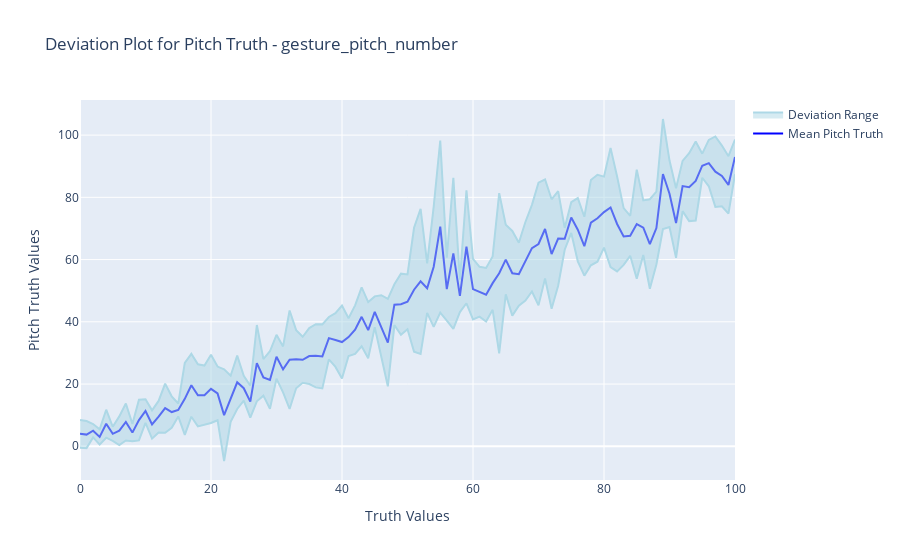
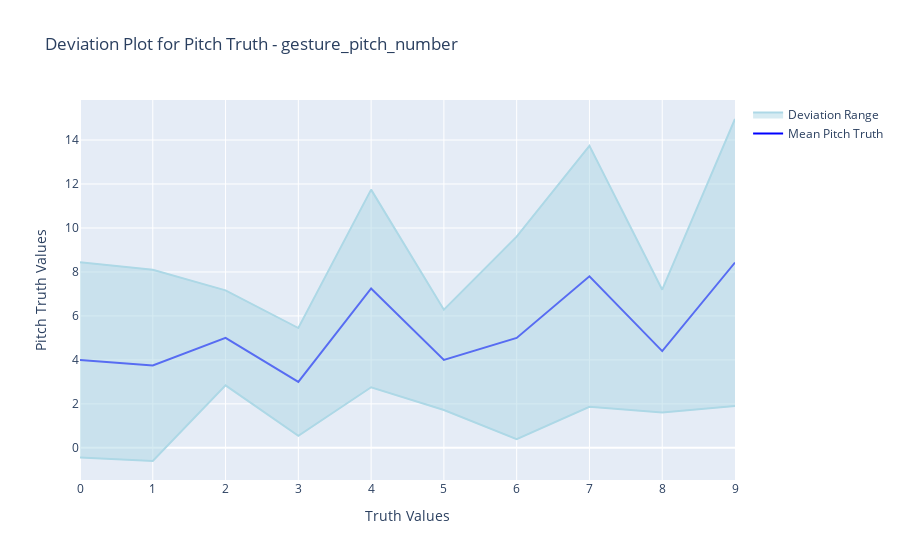
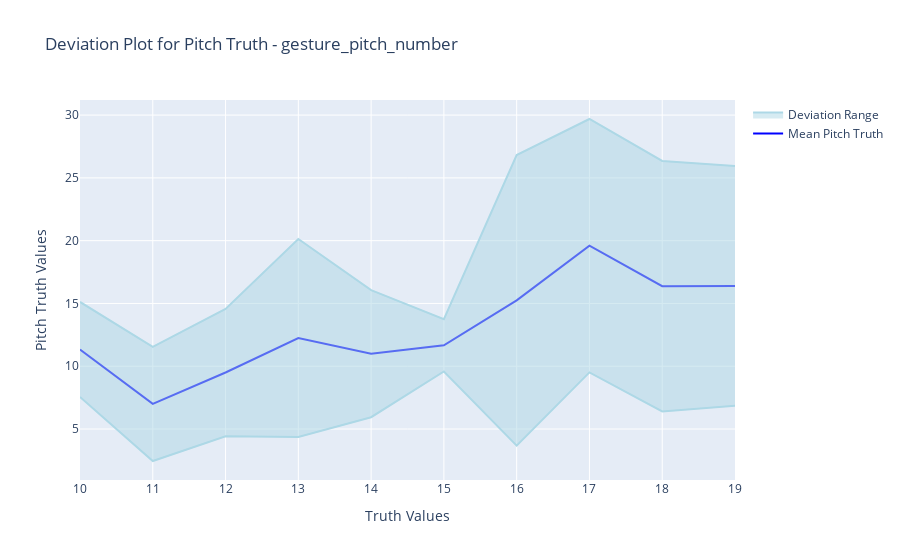
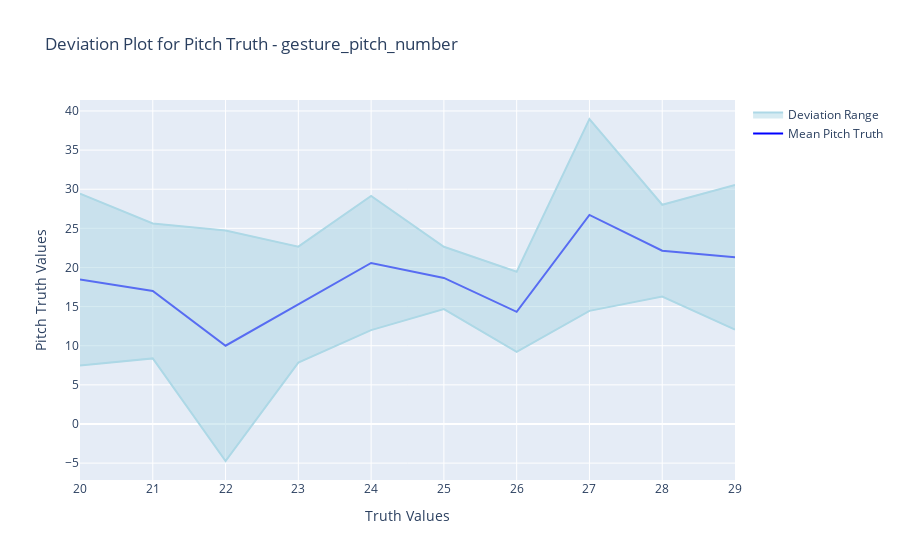

Notebook cell for these charts, in order:
### Code cell
def create_deviation_plots(truth_values, experiment_type, truth_type):
    filtered_df = df[(df['experiment_type'] == experiment_type) & 
                     (df['truth'].isin(truth_values)) & 
                     (df['inputType'] == truth_type["input_type"])]

    mean_truth = filtered_df.groupby("truth")[truth_type["truth"]].mean().reset_index()
    std_truth = filtered_df.groupby("truth")[truth_type["truth"]].std().reset_index()

    mean_std_df = pd.merge(mean_truth, std_truth, on="truth", suffixes=('_mean', '_std'))
    
    # Have to fill NaNs with zeroes, needed if one or more truths only have one reading
    mean_std_df[f'{truth_type["truth"]}_std'] = mean_std_df[f'{truth_type["truth"]}_std'].fillna(0)
    mean_std_df[f'{truth_type["truth"]}_std'] = mean_std_df[f'{truth_type["truth"]}_std'].abs()
    
    fig = go.Figure()
    fig.add_trace(go.Scatter(
        x=mean_std_df["truth"], y=mean_std_df[f'{truth_type["truth"]}_mean'],
        mode='lines', line=dict(color='blue'), name=f'Mean {truth_type["label"]}'
    ))

    upper_bound = mean_std_df[f'{truth_type["truth"]}_mean'] + mean_std_df[f'{truth_type["truth"]}_std']
    lower_bound = mean_std_df[f'{truth_type["truth"]}_mean'] - mean_std_df[f'{truth_type["truth"]}_std']
    
    fig.add_trace(go.Scatter(
        x=mean_std_df["truth"], y=upper_bound,
        fill=None, mode='lines', line=dict(color='lightblue'), name='Upper Deviation Range', showlegend=False
    ))
    fig.add_trace(go.Scatter(
        x=mean_std_df["truth"], y=lower_bound,
        fill='tonexty', mode='lines', line=dict(color='lightblue'), name='Deviation Range'
    ))

    fig.update_layout(
        title=f"Deviation Plot for {truth_type['label']} - {experiment_type}",
        xaxis_title="Truth Values",
        yaxis_title=f"{truth_type['label']} Values",
        hovermode="x"
    )

    fig.show()
    
create_deviation_plots([i for i in range(0, 101)], "gesture_pitch_number", experiment_truth_type["gesture_pitch_number"])
    
for batch in truth_value_batches_100:
    create_deviation_plots(batch, "gesture_pitch_number", experiment_truth_type["gesture_pitch_number"])
    
create_deviation_plots([i for i in range(0, 50)], "gesture_pitch_greyscale", experiment_truth_type["gesture_pitch_greyscale"])

for batch in truth_value_batches_49:
    create_deviation_plots(batch, "gesture_pitch_greyscale", experiment_truth_type["gesture_pitch_greyscale"])
    
create_deviation_plots([i for i in range(0, 101)], "gesture_roll_number", experiment_truth_type["gesture_roll_number"])

for batch in truth_value_batches_100:
    create_deviation_plots(batch, "gesture_roll_number", experiment_truth_type["gesture_roll_number"])

create_deviation_plots([i for i in range(0, 50)], "gesture_roll_greyscale", experiment_truth_type["gesture_roll_greyscale"])

for batch in truth_value_batches_49:
    create_deviation_plots(batch, "gesture_roll_greyscale", experiment_truth_type["gesture_roll_greyscale"])
 
create_deviation_plots([i for i in range(0, 101)], "slider_number", experiment_truth_type["slider_number"])
    
for batch in truth_value_batches_100:
    create_deviation_plots(batch, "slider_number", experiment_truth_type["slider_number"])

create_deviation_plots([i for i in range(0, 50)], "slider_greyscale", experiment_truth_type["slider_greyscale"])

for batch in truth_value_batches_49:
    create_deviation_plots(batch, "slider_greyscale", experiment_truth_type["slider_greyscale"])

### Figure 1 — Plotly figure (JSON) as saved in the notebook; plotly's stock layout.template omitted (floating-point values rounded to 4 significant figures)
{"data": [{"line": {"color": "blue"}, "mode": "lines", "name": "Mean Pitch Truth", "type": "scatter", "x": [0, 1, 2, 3, 4, 5, 6, 7, 8, 9, 10, 11, 12, 13, 14, 15, 16, 17, 18, 19, 20, 21, 22, 23, 24, 25, 26, 27, 28, 29, 30, 31, 32, 33, 34, 35, 36, 37, 38, 39, 40, 41, 42, 43, 44, 45, 46, 47, 48, 49, 50, 51, 52, 53, 54, 55, 56, 57, 58, 59, 60, 61, 62, 63, 64, 65, 66, 67, 68, 69, 70, 71, 72, 73, 74, 75, 76, 77, 78, 79, 80, 81, 82, 83, 84, 85, 86, 87, 88, 89, 90, 91, 92, 93, 94, 95, 96, 97, 98, 99, 100], "y": [4, 3.75, 5, 3, 7.25, 4, 5, 7.8, 4.4, 8.429, 11.33, 7, 9.5, 12.25, 11, 11.67, 15.25, 19.6, 16.38, 16.4, 18.45, 17, 10, 15.25, 20.57, 18.67, 14.33, 26.71, 22.14, 21.3, 28.75, 24.71, 27.8, 28, 27.8, 29, 29.08, 28.88, 34.75, 34.14, 33.5, 35.08, 37.5, 41.6, 37.33, 43.2, 38.5, 33.33, 45.5, 45.67, 46.43, 50.3, 53, 50.8, 57.7, 70.6, 50.5, 62, 48.33, 64.12, 50.5, 49.67, 48.71, 52.43, 55.6, 60, 55.6, 55.29, 59.44, 63.67, 65, 69.83, 61.78, 66.78, 66.67, 73.5, 69.6, 64.29, 71.86, 73.29, 75.25, 76.75, 71.44, 67.4, 67.62, 71.4, 70.25, 65, 70.14, 87.5, 81.14, 71.75, 83.64, 83.29, 85.25, 90.17, 91, 88.25, 86.89, 84, 93]}, {"line": {"color": "lightblue"}, "mode": "lines", "name": "Upper Deviation Range", "showlegend": false, "type": "scatter", "x": [0, 1, 2, 3, 4, 5, 6, 7, 8, 9, 10, 11, 12, 13, 14, 15, 16, 17, 18, 19, 20, 21, 22, 23, 24, 25, 26, 27, 28, 29, 30, 31, 32, 33, 34, 35, 36, 37, 38, 39, 40, 41, 42, 43, 44, 45, 46, 47, 48, 49, 50, 51, 52, 53, 54, 55, 56, 57, 58, 59, 60, 61, 62, 63, 64, 65, 66, 67, 68, 69, 70, 71, 72, 73, 74, 75, 76, 77, 78, 79, 80, 81, 82, 83, 84, 85, 86, 87, 88, 89, 90, 91, 92, 93, 94, 95, 96, 97, 98, 99, 100], "y": [8.444, 8.099, 7.16, 5.449, 11.74, 6.28, 9.604, 13.73, 7.193, 14.96, 15.12, 11.55, 14.57, 20.14, 16.06, 13.75, 26.82, 29.69, 26.35, 25.96, 29.44, 25.62, 24.73, 22.66, 29.15, 22.65, 19.46, 38.97, 28.01, 30.54, 35.82, 32.1, 43.62, 37.34, 35.2, 37.98, 39.24, 39.18, 41.55, 42.77, 45.24, 41.14, 45.29, 51.05, 46.35, 48.17, 48.55, 47.38, 52.06, 55.48, 55.24, 70.22, 76.31, 58.75, 77.02, 98.27, 60.59, 86.3, 53.54, 82.29, 60.25, 57.69, 57.31, 61.01, 81.34, 71.2, 69.21, 65.41, 72.08, 77.59, 84.72, 85.74, 79.38, 81.98, 70.17, 78.45, 79.76, 73.75, 85.56, 87.25, 86.66, 95.91, 86.69, 76.53, 74.04, 88.92, 79.01, 79.38, 81.84, 105.2, 91.83, 82.93, 91.71, 94.21, 97.95, 94.04, 98.46, 99.57, 96.64, 93.23, 98.57]}, {"fill": "tonexty", "line": {"color": "lightblue"}, "mode": "lines", "name": "Deviation Range", "type": "scatter", "x": [0, 1, 2, 3, 4, 5, 6, 7, 8, 9, 10, 11, 12, 13, 14, 15, 16, 17, 18, 19, 20, 21, 22, 23, 24, 25, 26, 27, 28, 29, 30, 31, 32, 33, 34, 35, 36, 37, 38, 39, 40, 41, 42, 43, 44, 45, 46, 47, 48, 49, 50, 51, 52, 53, 54, 55, 56, 57, 58, 59, 60, 61, 62, 63, 64, 65, 66, 67, 68, 69, 70, 71, 72, 73, 74, 75, 76, 77, 78, 79, 80, 81, 82, 83, 84, 85, 86, 87, 88, 89, 90, 91, 92, 93, 94, 95, 96, 97, 98, 99, 100], "y": [-0.4441, -0.5993, 2.84, 0.5505, 2.755, 1.72, 0.3957, 1.867, 1.607, 1.9, 7.547, 2.454, 4.429, 4.36, 5.94, 9.585, 3.677, 9.51, 6.405, 6.845, 7.469, 8.378, -4.731, 7.839, 11.99, 14.68, 9.202, 14.46, 16.27, 12.06, 21.68, 17.33, 11.98, 18.66, 20.4, 20.02, 18.93, 18.57, 27.95, 25.51, 21.76, 29.03, 29.71, 32.15, 28.31, 38.23, 28.45, 19.29, 38.94, 35.85, 37.62, 30.38, 29.69, 42.85, 38.38, 42.93, 40.41, 37.7, 43.13, 45.96, 40.75, 41.65, 40.12, 43.85, 29.86, 48.8, 41.99, 45.16, 46.8, 49.74, 45.28, 53.93, 44.17, 51.57, 63.16, 68.55, 59.44, 54.82, 58.15, 59.32, 63.84, 57.59, 56.2, 58.27, 61.21, 53.88, 61.49, 50.62, 58.45, 69.82, 70.46, 60.57, 75.56, 72.37, 72.55, 86.3, 83.54, 76.93, 77.14, 74.77, 87.43]}], "layout": {"hovermode": "x", "title": {"text": "Deviation Plot for Pitch Truth - gesture_pitch_number"}, "xaxis": {"title": {"text": "Truth Values"}}, "yaxis": {"title": {"text": "Pitch Truth Values"}}}}

### Figure 2 — Plotly figure (JSON) as saved in the notebook; plotly's stock layout.template omitted (floating-point values rounded to 4 significant figures)
{"data": [{"line": {"color": "blue"}, "mode": "lines", "name": "Mean Pitch Truth", "type": "scatter", "x": [0, 1, 2, 3, 4, 5, 6, 7, 8, 9], "y": [4, 3.75, 5, 3, 7.25, 4, 5, 7.8, 4.4, 8.429]}, {"line": {"color": "lightblue"}, "mode": "lines", "name": "Upper Deviation Range", "showlegend": false, "type": "scatter", "x": [0, 1, 2, 3, 4, 5, 6, 7, 8, 9], "y": [8.444, 8.099, 7.16, 5.449, 11.74, 6.28, 9.604, 13.73, 7.193, 14.96]}, {"fill": "tonexty", "line": {"color": "lightblue"}, "mode": "lines", "name": "Deviation Range", "type": "scatter", "x": [0, 1, 2, 3, 4, 5, 6, 7, 8, 9], "y": [-0.4441, -0.5993, 2.84, 0.5505, 2.755, 1.72, 0.3957, 1.867, 1.607, 1.9]}], "layout": {"hovermode": "x", "title": {"text": "Deviation Plot for Pitch Truth - gesture_pitch_number"}, "xaxis": {"title": {"text": "Truth Values"}}, "yaxis": {"title": {"text": "Pitch Truth Values"}}}}

### Figure 3 — Plotly figure (JSON) as saved in the notebook; plotly's stock layout.template omitted (floating-point values rounded to 4 significant figures)
{"data": [{"line": {"color": "blue"}, "mode": "lines", "name": "Mean Pitch Truth", "type": "scatter", "x": [10, 11, 12, 13, 14, 15, 16, 17, 18, 19], "y": [11.33, 7, 9.5, 12.25, 11, 11.67, 15.25, 19.6, 16.38, 16.4]}, {"line": {"color": "lightblue"}, "mode": "lines", "name": "Upper Deviation Range", "showlegend": false, "type": "scatter", "x": [10, 11, 12, 13, 14, 15, 16, 17, 18, 19], "y": [15.12, 11.55, 14.57, 20.14, 16.06, 13.75, 26.82, 29.69, 26.35, 25.96]}, {"fill": "tonexty", "line": {"color": "lightblue"}, "mode": "lines", "name": "Deviation Range", "type": "scatter", "x": [10, 11, 12, 13, 14, 15, 16, 17, 18, 19], "y": [7.547, 2.454, 4.429, 4.36, 5.94, 9.585, 3.677, 9.51, 6.405, 6.845]}], "layout": {"hovermode": "x", "title": {"text": "Deviation Plot for Pitch Truth - gesture_pitch_number"}, "xaxis": {"title": {"text": "Truth Values"}}, "yaxis": {"title": {"text": "Pitch Truth Values"}}}}

### Figure 4 — Plotly figure (JSON) as saved in the notebook; plotly's stock layout.template omitted (floating-point values rounded to 4 significant figures)
{"data": [{"line": {"color": "blue"}, "mode": "lines", "name": "Mean Pitch Truth", "type": "scatter", "x": [20, 21, 22, 23, 24, 25, 26, 27, 28, 29], "y": [18.45, 17, 10, 15.25, 20.57, 18.67, 14.33, 26.71, 22.14, 21.3]}, {"line": {"color": "lightblue"}, "mode": "lines", "name": "Upper Deviation Range", "showlegend": false, "type": "scatter", "x": [20, 21, 22, 23, 24, 25, 26, 27, 28, 29], "y": [29.44, 25.62, 24.73, 22.66, 29.15, 22.65, 19.46, 38.97, 28.01, 30.54]}, {"fill": "tonexty", "line": {"color": "lightblue"}, "mode": "lines", "name": "Deviation Range", "type": "scatter", "x": [20, 21, 22, 23, 24, 25, 26, 27, 28, 29], "y": [7.469, 8.378, -4.731, 7.839, 11.99, 14.68, 9.202, 14.46, 16.27, 12.06]}], "layout": {"hovermode": "x", "title": {"text": "Deviation Plot for Pitch Truth - gesture_pitch_number"}, "xaxis": {"title": {"text": "Truth Values"}}, "yaxis": {"title": {"text": "Pitch Truth Values"}}}}
